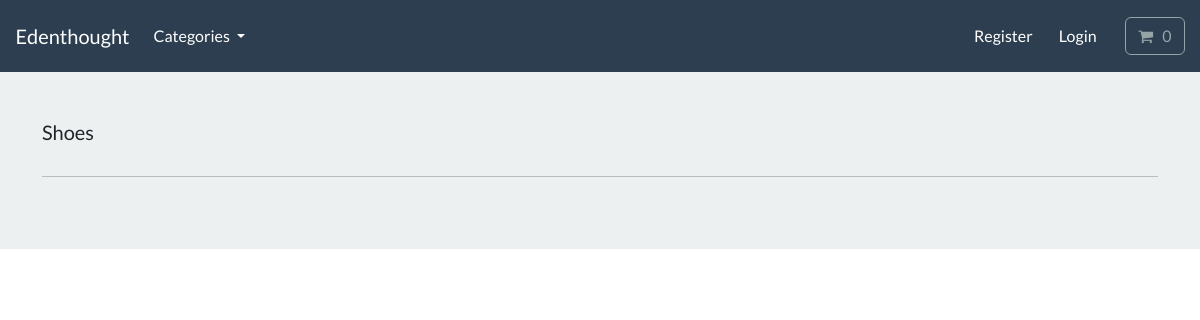
Page /search/shoes/ on the earlier database version.
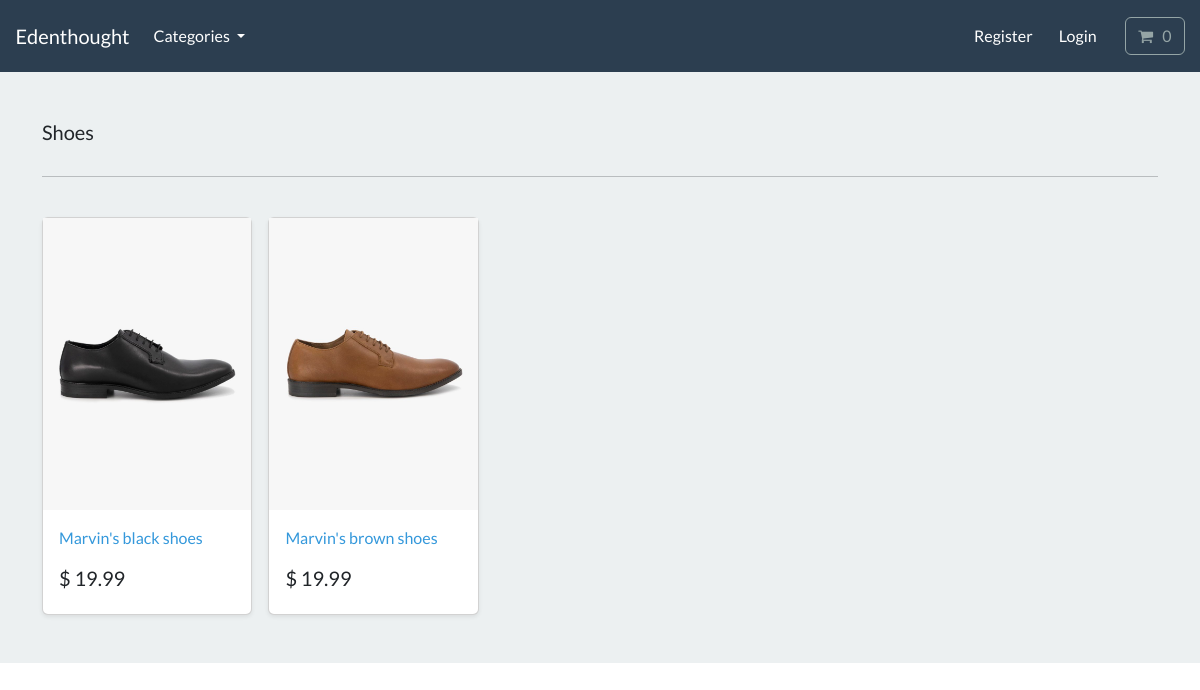
Same page on the later database version.
### store/models.py (models this page shows, shortened)
class Category(models.Model):
    name = models.CharField(max_length=250, db_index=True)
    slug = models.SlugField(max_length=250, unique=True)
    class Meta:
        verbose_name_plural = 'categories'
    def get_absolute_url(self):
        return reverse('list-category', args=[self.slug])

class Product(models.Model):
    category = models.ForeignKey(Category, related_name='product', on_delete=models.CASCADE, null=True)
    title = models.CharField(max_length=250)
    brand = models.CharField(max_length=250, default='un-branded')
    description = models.TextField(blank=True)
    slug = models.SlugField(max_length=255)
    price = models.DecimalField(max_digits=4, decimal_places=2)
    image = models.ImageField(upload_to='images/')
    class Meta:
        verbose_name_plural = 'products'
    def get_absolute_url(self):
        return reverse('product-info', args=[self.slug])

### store/views.py (the view)
# urls.py: path('search/<slug:category_slug>/', views.list_category, name='list-category'),
def list_category(request, category_slug=None):
    category = get_object_or_404(Category, slug=category_slug)
    products = Product.objects.filter(category=category)
    return render(request, 'store/list-category.html', {'category':category, 'products':products})

### cart/cart.py (called while the page is built)
    def __len__(self):
        return sum(item['qty'] for item in self.cart.values())

### cart/context_processors.py (called while the page is built)
def cart(request):
    return {'cart': Cart(request)}

### store/views.py (called while the page is built)
def categories(request):
    all_categories = Category.objects.all()
    return {'all_categories': all_categories}

### store/templates/store/list-category.html
{% extends "./base.html" %}
{% load static %}
{% block content %}
<main>
  <div class="album py-5 bg-light">
    <div class="container">
      <div class="pb-3 h5"> {{category.name | capfirst }} </div>
      <hr>
      <br>
      <div class="row row-cols-1 row-cols-sm-2 row-cols-md-5 g-3">
        {% for product in products %}
        <div class="col">
          <div class="card shadow-sm">
          <img class="img-fluid" alt="Responsive image" src="{{product.image.url}}">
            <div class="card-body">
              <p class="card-text">
                <a class="text-info text-decoration-none" href="{{product.get_absolute_url}}"> {{product.title}} </a>
              </p>
              <div class="d-flex justify-content-between align-items-center">
                <h5> $ {{product.price}} </h5>
              </div>
            </div>
          </div>
        </div>
        {% endfor %}
      </div>
    </div>
  </div>
</main>
{% endblock %}

### store/templates/store/base.html (shortened to what this page needs)
{% load static %}
<!DOCTYPE html>
<html>
    <head>
        <link rel="stylesheet" href="https://bootswatch.com/5/flatly/bootstrap.min.css">
        <link rel="stylesheet" href="https://cdnjs.cloudflare.com/ajax/libs/font-awesome/4.7.0/css/font-awesome.min.css">
        <link rel="stylesheet" href="{% static 'css/styles.css' %}">
    </head>
    <nav class="navbar navbar-expand-lg bg-primary justify-content-center">
        <a class="navbar-brand main-heading text-white" href="{% url 'store' %}">
        &nbsp; &nbsp; Edenthought
        </a>
        <div class="collapse navbar-collapse" id="navbarCollapse">
            <ul class="navbar-nav me-auto mb-2 mb-md-0">
                <li class="nav-item dropdown">
                    <a class="nav-link dropdown-toggle text-white" href="#" id="navbarDropdown" role="button"
                    data-bs-toggle="dropdown" aria-expanded="false">
                        Categories
                    </a>
                </li>
            </ul>
        </div>
        <div class="collapse navbar-collapse text-center" id="navbarNavDropdown">
            <ul class="navbar-nav ms-auto">
                {% if user.is_authenticated %}
                    <li class="nav-item">
                        <a class="btn btn-alert navbar-btn text-white" type="button"  href="{% url 'dashboard' %}"> <i class="fa fa-home" aria-hidden="true"></i> &nbsp; Dashboard </a>
                    </li>
                    {% else %}
                    <li class="nav-item">
                        <a class="btn btn-alert navbar-btn text-white" type="button"  href="{% url 'register' %}"> Register </a>
                    </li>
                {% endif %}
                {% if user.is_authenticated %}
                    <li class="nav-item">
                        <a class="btn btn-alert navbar-btn text-white" type="button"  href="{% url 'user-logout' %}"> <i class="fa fa-sign-out" aria-hidden="true"></i> &nbsp; Logout </a>
                    </li>
                    {% else %}
                        <li class="nav-item">
                            <a class="btn btn-alert navbar-btn text-white" type="button"  href="{% url 'my-login' %}"> Login </a>
                        </li>
                {% endif %}
                <li class="nav-item">
                    <a type="button" role="button" href="{% url 'cart-summary' %}" class="btn btn-outline-secondary">
                        <i class="fa fa-shopping-cart" aria-hidden="true"> </i>
                        <div id="cart-qty" class="d-inline-flex">
                            {% with qty_amount=cart|length %}
                                {% if qty_amount > 0 %}
                                    {{ qty_amount }}
                                    {% else %}
                                        0
                                {% endif %}
                            {% endwith %}
                        </div>
                    </a>
                </li>
            </ul>
        </div>
    </nav>
    <body>
        {% block content %}
        {% endblock %}
    </body>
</html>

Differences in the rows shown:
added Product: image (picture), title "Marvin's black shoes", price "19.99"
added Product: image (picture), title "Marvin's brown shoes", price "19.99"
